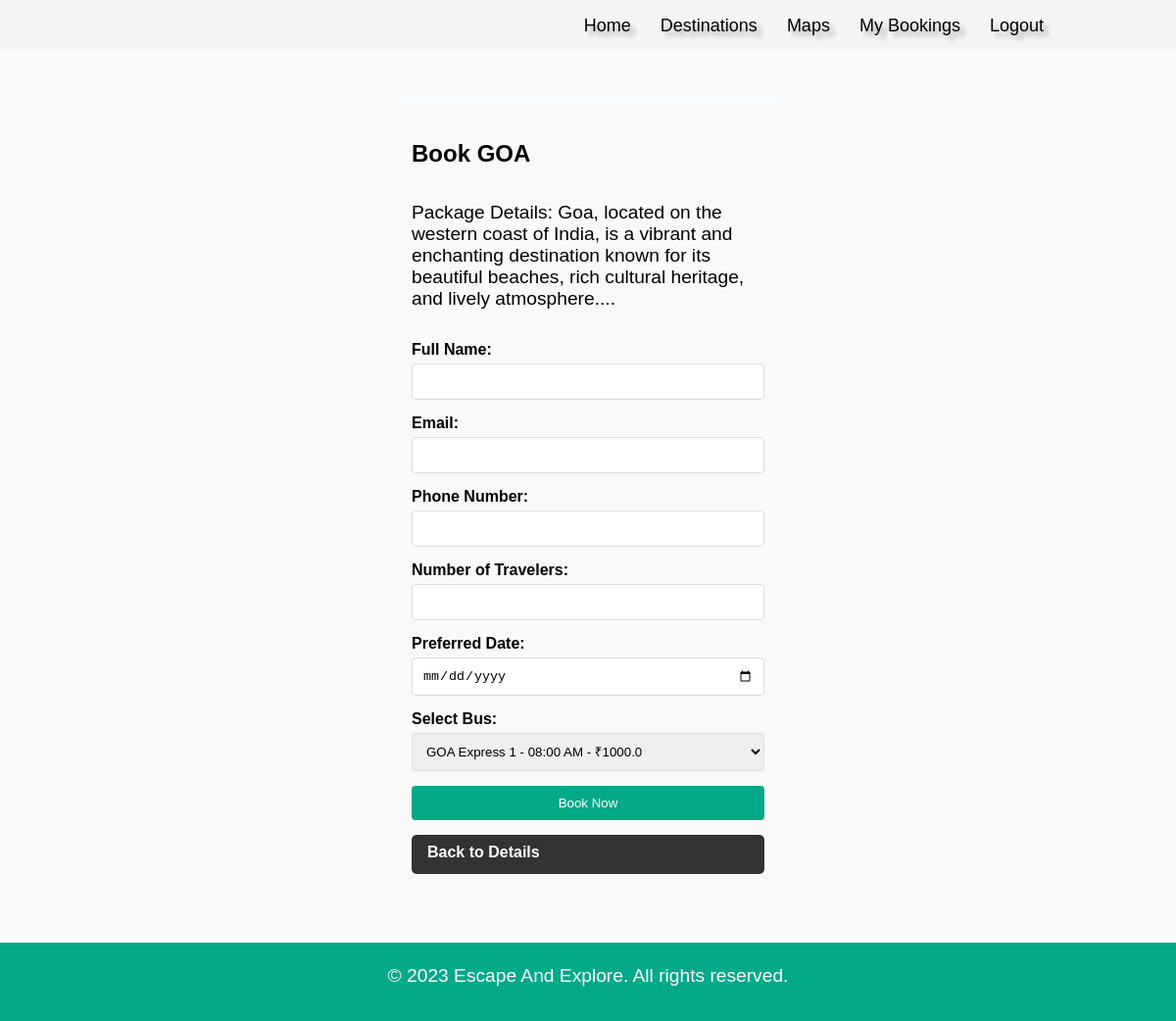
Screenshot of /booking/2 (signed in) with the database file from the repository.
### app.py (models this page shows)
class Package(db.Model):
    id = db.Column(db.Integer, primary_key=True)
    name = db.Column(db.String(150), nullable=False)
    description = db.Column(db.Text, nullable=False)
    image = db.Column(db.String(150), nullable=False)
    location = db.Column(db.String(150))
    duration = db.Column(db.String(50))
    best_time = db.Column(db.String(50))
    activities = db.Column(db.Text)
    bookings = db.relationship('Booking', backref='package', lazy=True)
    buses = db.relationship('Bus', backref='package', lazy=True)

### app.py (the view, shortened to what this page needs)
@app.route('/booking/<int:package_id>', methods=['GET', 'POST'])
def booking(package_id):
    if 'user_id' not in session:
        return redirect(url_for('login'))
    package = Package.query.get_or_404(package_id)
    buses = package.buses
    return render_template('booking.html', package=package, buses=buses)

### app.py (called while the page is built)
@app.context_processor
def inject_user():
    if 'user_id' in session:
        return {
            'is_authenticated': True,
            'current_user': {
                'is_admin': session.get('is_admin', False)
            }
        }
    return {
        'is_authenticated': False,
        'current_user': None
    }

### templates/booking.html (shortened to what this page needs)
<!DOCTYPE html>
<html>
<head>
  <link rel="stylesheet" type="text/css" href="{{ url_for('static', filename='css/style.css') }}" />
</head>
<body class="non-home">
  <div class="nav">
    <div class="nav-menu">
      <ul>
        <li><a href="{{ url_for('index') }}">Home</a></li>
        <li><a href="{{ url_for('packages') }}">Destinations</a></li>
        <li><a href="{{ url_for('maps') }}">Maps</a></li>
        {% if not is_authenticated %}
        <li><a href="{{ url_for('login') }}">Login</a></li>
        <li><a href="{{ url_for('register') }}">Register</a></li>
        {% else %}
        <li><a href="{{ url_for('mybookings') }}">My Bookings</a></li>
        <li><a href="{{ url_for('logout') }}">Logout</a></li>
        {% endif %}
      </ul>
    </div>
  </div>
  <div class="form-container">
    <h2>Book {{ package.name }}</h2>
    <p>Package Details: {{ package.description[:200] }}...</p>
    <form id="bookingForm" method="POST" action="{{ url_for('booking', package_id=package.id) }}">
      <div class="form-group">
        <label for="name">Full Name:</label>
        <input type="text" id="name" name="name" required>
      </div>
      <div class="form-group">
        <label for="email">Email:</label>
        <input type="email" id="email" name="email" required>
      </div>
      <div class="form-group">
        <label for="phone">Phone Number:</label>
        <input type="tel" id="phone" name="phone" required>
      </div>
      <div class="form-group">
        <label for="travelers">Number of Travelers:</label>
        <input type="number" id="travelers" name="travelers" min="1" required>
      </div>
      <div class="form-group">
        <label for="date">Preferred Date:</label>
        <input type="date" id="date" name="date" required>
      </div>
      <div class="form-group">
        <label for="bus_id">Select Bus:</label>
        <select id="bus_id" name="bus_id" required>
          {% for bus in buses %}
            <option value="{{ bus.id }}">{{ bus.name }} - {{ bus.departure_time }} - ₹{{ bus.price }}</option>
          {% endfor %}
        </select>
      </div>
      <div class="form-group">
        <button type="submit">Book Now</button>
      </div>
    </form>
    <a href="{{ url_for('destination_detail', package_id=package.id) }}" class="about-button">Back to Details</a>
  </div>
  <footer>
    <p>&copy; 2023 Escape And Explore. All rights reserved.</p>
  </footer>
</body>
</html>

### static/css/style.css (style rules this page uses)
body { font-family: Arial, sans-serif; margin: 0; padding: 0; background-color: rgb(248, 250, 252); }
.nav { width: 100%; background-color: #f8f7f741; display: flex; justify-content:end; padding: 0 10%; align-items: center; }
.nav-menu ul { display: flex; list-style:none; }
.nav-menu ul a { text-decoration: none; color: #000; text-shadow: 5px 5px 5px rgba(0,0,0,0.3); font-size: 18px; margin: 0 15px; transition: color .4s; }
.about-button { display: inline-block; background-color: #333; color: #fff; padding: 8px 16px; text-decoration: none; font-weight: bold; border-radius: 5px; transition: background-color 0.3s; line-height: 1.2; height: 40px; }
h2 { font-size: 2rem; margin-bottom: 1rem; }
p { font-size: 1.2rem; margin-bottom: 2rem; }
footer { background-color:rgb(4, 169, 136); color: #fff; padding: 3px; text-align: center; }
.non-home .nav { background-color: #f5f5f5 !important; }
.non-home h2 { font-size: 1.5rem; }
* { box-sizing: border-box; }
.form-container { max-width: 400px; margin: 50px auto; padding: 20px; background-color: #f9f9f9; border-radius: 5px; }
.form-group { margin-bottom: 15px; }
.form-group label { display: block; margin-bottom: 5px; font-weight: bold; }
.form-group input, .form-group select, .form-group textarea { width: 100%; padding: 10px; border: 1px solid #ddd; border-radius: 4px; box-sizing: border-box; }
.form-group button { background-color: rgb(4, 169, 136); color: white; padding: 10px 20px; border: none; border-radius: 4px; cursor: pointer; width: 100%; }
.non-home { display: flex; flex-direction: column; min-height: 100vh; }
.non-home .form-container { flex: 1; display: flex; flex-direction: column; justify-content: center; }
.non-home footer { margin-top: auto; }

### rows the page displays
Package: name "GOA", description "Goa, located on the western coast of India, is a vibrant and enchanting destination known for its beautiful beaches, rich cultural heritage, and lively atmosphere."

### other values shown
form field bus_id "GOA Express 1 - 08:00 AM - ₹1000.0"
